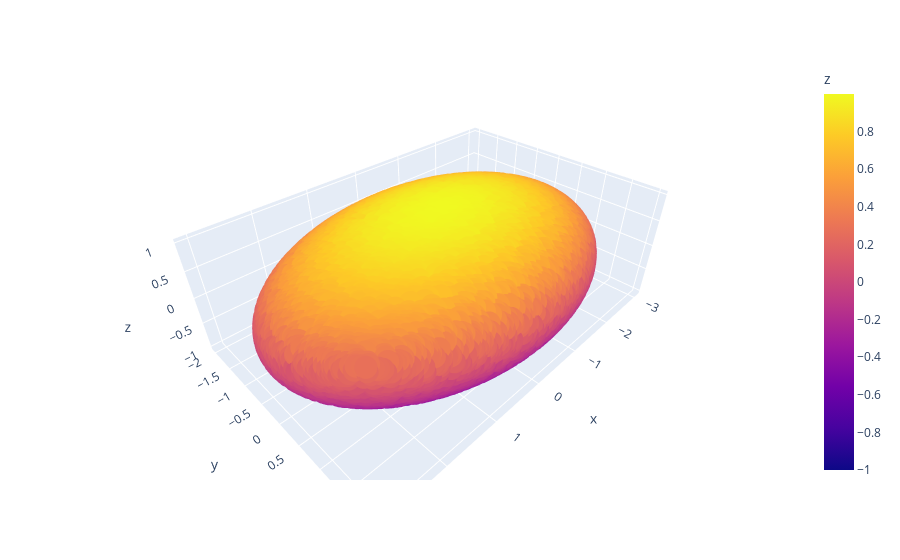

Notebook code for this chart:
### Code cell
import numpy as np
import pandas as pd
import plotly.express as px

def generate_ellipsoid_points(xc, yc, zc, xr, yr, zr, N):
    # Generate N random points
    u = np.random.rand(N)
    v = np.random.rand(N)
    
    # Calculate theta and phi
    theta = np.arccos(2*u - 1)  # Uniform in cosine of latitude
    phi = 2 * np.pi * v  # Uniform in longitude
    
    # Map spherical coordinates to ellipsoid
    x = xc + xr * np.sin(theta) * np.cos(phi)
    y = yc + yr * np.sin(theta) * np.sin(phi)
    z = zc + zr * np.cos(theta)
    
    # Return a 2D array (N x 3) where each row is a point (x, y, z)
    return np.column_stack((x, y, z))

# Example usage:
xc, yc, zc = 0, 0, 0  # Ellipsoid center
xr, yr, zr = 3, 2, 1  # Ellipsoid radii
N = 10000  # Number of points

# Generate the points
arr = generate_ellipsoid_points(xc, yc, zc, xr, yr, zr, N)

# Create a DataFrame
df = pd.DataFrame(arr, columns=["x", "y", "z"])

# Plot the points
fig = px.scatter_3d(df, x='x', y='y', z='z', color='z', size_max=5)
fig.show()

### Figure 1 — Plotly figure (JSON) as saved in the notebook; plotly's stock layout.template omitted (floating-point values rounded to 4 significant figures; data arrays with more than 128 entries replaced by an {"elided": "..."} marker saying what was removed)
{"data": [{"hovertemplate": "x=%{x}<br>y=%{y}<br>z=%{marker.color}<extra></extra>", "legendgroup": "", "marker": {"color": {"elided": "10000 float values"}, "coloraxis": "coloraxis", "symbol": "circle"}, "mode": "markers", "name": "", "scene": "scene", "showlegend": false, "type": "scatter3d", "x": {"elided": "10000 float values"}, "y": {"elided": "10000 float values"}, "z": {"elided": "10000 float values"}}], "layout": {"coloraxis": {"colorbar": {"title": {"text": "z"}}, "colorscale": [[0, "#0d0887"], [0.1111, "#46039f"], [0.2222, "#7201a8"], [0.3333, "#9c179e"], [0.4444, "#bd3786"], [0.5556, "#d8576b"], [0.6667, "#ed7953"], [0.7778, "#fb9f3a"], [0.8889, "#fdca26"], [1, "#f0f921"]]}, "legend": {"tracegroupgap": 0}, "margin": {"t": 60}, "scene": {"domain": {"x": [0, 1], "y": [0, 1]}, "xaxis": {"title": {"text": "x"}}, "yaxis": {"title": {"text": "y"}}, "zaxis": {"title": {"text": "z"}}}}}
